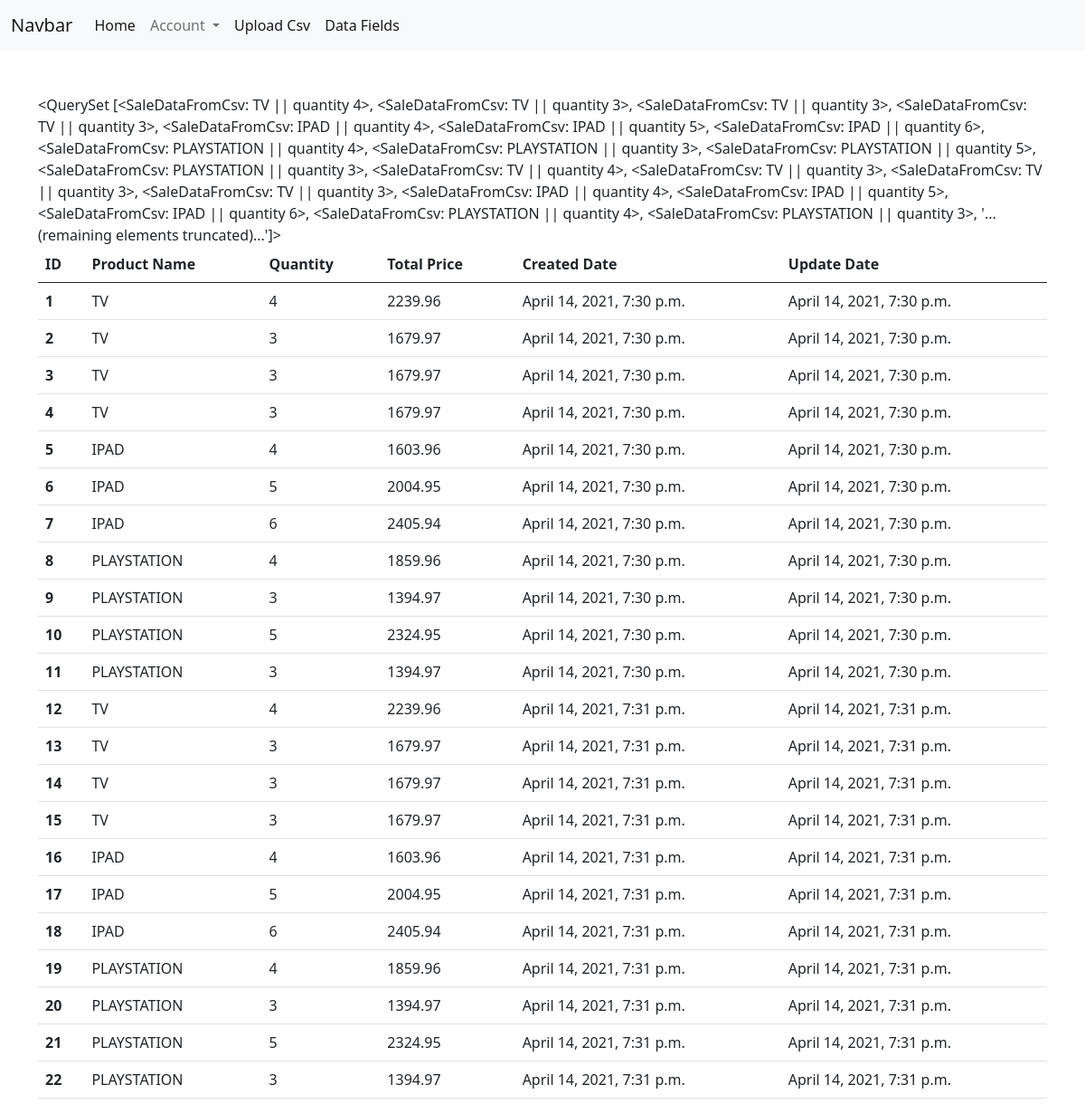
The page /viewdata/ on the database its author committed.
### sales_app/models.py (models this page shows, shortened)
class SaleDataFromCsv(models.Model):
   product = models.CharField(max_length=11,choices=PRODUCT_CHOISE)
   quantity = models.PositiveIntegerField()
   total = models.FloatField(blank=True)
   updated_time = models.DateTimeField(auto_now=True)
   created_data = models.DateTimeField(auto_now_add=True)
   def __str__(self):
      return f'{self.product} || quantity {self.quantity}'

### csv_files/views.py (the view)
# urls.py: path('viewdata/',views.view_data,name='view_data_link')
def view_data(request):
   data = SaleDataFromCsv.objects.all()
   return render(request,'csv_file_data.html',{'data':data})

### csv_files/templates/csv_file_data.html (shortened to what this page needs)
{% extends 'base.html' %}
{% block content %}
    {{ data }}
    <table class="table">
      <thead>
        <tr>
            <th scope="col">ID</th>
            <th scope="col">Product Name</th>
            <th scope="col">Quantity</th>
            <th scope="col">Total Price</th>
            <th scope="col">Created Date</th>
            <th scope="col">Update Date</th>
        </tr>
      </thead>
      <tbody>
            {% for value in data %}
                <tr>
                  <th scope="row">{{ value.id }}</th>
                  <td>{{ value.product }}</td>
                  <td>{{ value.quantity }}</td>
                  <td>{{ value.total }}</td>
                  <td>{{ value.created_data }}</td>
                  <td>{{ value.updated_time }}</td>
                </tr>
            {% endfor %}
      </tbody>
    </table>
{% endblock content %}

### templates/base.html (shortened to what this page needs)
{% load static %}
<!doctype html>
<html lang="en">
  <head>
      <link href="https://cdn.jsdelivr.net/npm/bootstrap@5.0.0-beta3/dist/css/bootstrap.min.css" rel="stylesheet">
      <nav class="navbar navbar-expand-lg navbar-light bg-light">
          <div class="container-fluid">
            <a class="navbar-brand" href="#">Navbar</a>
            <div class="collapse navbar-collapse" id="navbarSupportedContent">
              <ul class="navbar-nav me-auto mb-2 mb-lg-0">
                    <li class="nav-item">
                      <a class="nav-link active" aria-current="page" href="#">Home</a>
                    </li>
                    <li class="nav-item dropdown">
                              <a class="nav-link dropdown-toggle" href="#" id="navbarDropdown" role="button" data-bs-toggle="dropdown" aria-expanded="false">
                                Account
                              </a>
                    </li>
                  <li class="nav-item">
                      <a class="nav-link active" aria-current="page" href="#">Upload Csv</a>
                    </li>
                  <li class="nav-item">
                      <a class="nav-link active" aria-current="page" href="{% url 'view_data_link' %}">Data Fields</a>
                    </li>
              </ul>
            </div>
          </div>
        </nav>
  </head>
  <body>
    <div class="container">
    <br>
    <br>
		  {% block content %}
		  {% endblock content %}
    </div>
  </body>
</html>

### rows shown on the page
SaleDataFromCsv: product+quantity "<QuerySet [<SaleDataFromCsv: TV || quantity 4>, <SaleDataFromCsv: TV || quantity 3>, <SaleDataFromCsv: TV || quantity 3>, <SaleDataFromCsv: TV || quantity 3>, <SaleDataFromCsv: IPAD || quantity 4>, <SaleDataFromCsv: IPAD || quantity 5>, <SaleDataFromCsv: IPAD || quantity 6>, <SaleDataFromCsv: PLAYSTATION || quantity 4>, <SaleDataFromCsv: PLAYSTATION || quantity 3>, <SaleDataFromCsv: PLAYSTATION || quantity 5>, <SaleDataFromCsv: PLAYSTATION || quantity 3>, <SaleDataFromCsv: TV || quantity 4>, <SaleDataFromCsv: TV || quantity 3>, <SaleDataFromCsv: TV || quantity 3>, <SaleDataFromCsv: TV || quantity 3>, <SaleDataFromCsv: IPAD || quantity 4>, <SaleDataFromCsv: IPAD || quantity 5>,…", id "1", product "TV", quantity "4", total "2239.96", created_data "April 14, 2021, 7:30 p.m.", updated_time "April 14, 2021, 7:30 p.m."
SaleDataFromCsv: id "2", product "TV", quantity "3", total "1679.97", created_data "April 14, 2021, 7:30 p.m.", updated_time "April 14, 2021, 7:30 p.m."
SaleDataFromCsv: id "3", product "TV", quantity "3", total "1679.97", created_data "April 14, 2021, 7:30 p.m.", updated_time "April 14, 2021, 7:30 p.m."
SaleDataFromCsv: id "4", product "TV", quantity "3", total "1679.97", created_data "April 14, 2021, 7:30 p.m.", updated_time "April 14, 2021, 7:30 p.m."
SaleDataFromCsv: id "5", product "IPAD", quantity "4", total "1603.96", created_data "April 14, 2021, 7:30 p.m.", updated_time "April 14, 2021, 7:30 p.m."
SaleDataFromCsv: id "6", product "IPAD", quantity "5", total "2004.95", created_data "April 14, 2021, 7:30 p.m.", updated_time "April 14, 2021, 7:30 p.m."
SaleDataFromCsv: id "7", product "IPAD", quantity "6", total "2405.94", created_data "April 14, 2021, 7:30 p.m.", updated_time "April 14, 2021, 7:30 p.m."
SaleDataFromCsv: id "8", product "PLAYSTATION", quantity "4", total "1859.96", created_data "April 14, 2021, 7:30 p.m.", updated_time "April 14, 2021, 7:30 p.m."
SaleDataFromCsv: id "9", product "PLAYSTATION", quantity "3", total "1394.97", created_data "April 14, 2021, 7:30 p.m.", updated_time "April 14, 2021, 7:30 p.m."
SaleDataFromCsv: id "10", product "PLAYSTATION", quantity "5", total "2324.95", created_data "April 14, 2021, 7:30 p.m.", updated_time "April 14, 2021, 7:30 p.m."
SaleDataFromCsv: id "11", product "PLAYSTATION", quantity "3", total "1394.97", created_data "April 14, 2021, 7:30 p.m.", updated_time "April 14, 2021, 7:30 p.m."
SaleDataFromCsv: id "12", product "TV", quantity "4", total "2239.96", created_data "April 14, 2021, 7:31 p.m.", updated_time "April 14, 2021, 7:31 p.m."
SaleDataFromCsv: id "13", product "TV", quantity "3", total "1679.97", created_data "April 14, 2021, 7:31 p.m.", updated_time "April 14, 2021, 7:31 p.m."
SaleDataFromCsv: id "14", product "TV", quantity "3", total "1679.97", created_data "April 14, 2021, 7:31 p.m.", updated_time "April 14, 2021, 7:31 p.m."
SaleDataFromCsv: id "15", product "TV", quantity "3", total "1679.97", created_data "April 14, 2021, 7:31 p.m.", updated_time "April 14, 2021, 7:31 p.m."
SaleDataFromCsv: id "16", product "IPAD", quantity "4", total "1603.96", created_data "April 14, 2021, 7:31 p.m.", updated_time "April 14, 2021, 7:31 p.m."
SaleDataFromCsv: id "17", product "IPAD", quantity "5", total "2004.95", created_data "April 14, 2021, 7:31 p.m.", updated_time "April 14, 2021, 7:31 p.m."
SaleDataFromCsv: id "18", product "IPAD", quantity "6", total "2405.94", created_data "April 14, 2021, 7:31 p.m.", updated_time "April 14, 2021, 7:31 p.m."
SaleDataFromCsv: id "19", product "PLAYSTATION", quantity "4", total "1859.96", created_data "April 14, 2021, 7:31 p.m.", updated_time "April 14, 2021, 7:31 p.m."
SaleDataFromCsv: id "20", product "PLAYSTATION", quantity "3", total "1394.97", created_data "April 14, 2021, 7:31 p.m.", updated_time "April 14, 2021, 7:31 p.m."
SaleDataFromCsv: id "21", product "PLAYSTATION", quantity "5", total "2324.95", created_data "April 14, 2021, 7:31 p.m.", updated_time "April 14, 2021, 7:31 p.m."
SaleDataFromCsv: id "22", product "PLAYSTATION", quantity "3", total "1394.97", created_data "April 14, 2021, 7:31 p.m.", updated_time "April 14, 2021, 7:31 p.m."
